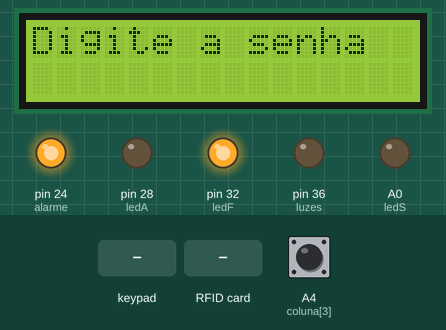
Recording of a program running on a simulated Arduino Mega 2560, built with avr-gcc and run on an emulated ATmega2560. On the bench: 16×2 character LCD, output pins drawn as LEDs (lit = HIGH). Wiring (inferred from the names in the program): 4×3 keypad with keys 1 2 3 4 5 6 7 8 9 * 0 #: rows pin 10, pin 11, pin 12, pin 13; columns pin 7, pin 8, pin 9. Inputs (shaded band) come from the test bench; at power-on: A4 (coluna[3]) HIGH. Pins used as bus, display or sensor lines are not drawn; what the program prints to the serial monitor is not drawn.

Above: at 1.3 s.
1.4 s: keypad keys 1 2 3 4 # pressed 0.4 s apart
At 3.5 s:
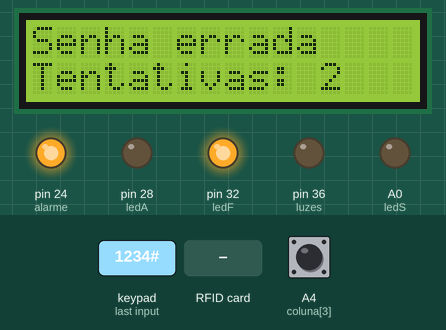
4.9 s: key '1' pressed
At 6.0 s:
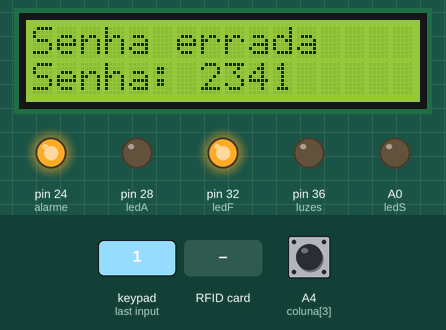
6.5 s: key '*' pressed
At 7.0 s:
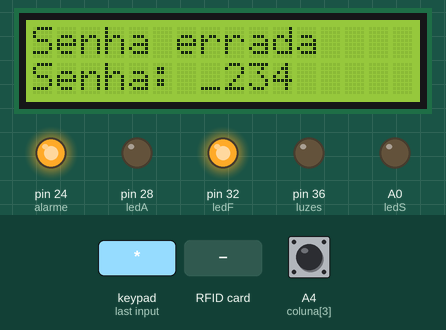
8.1 s: key '*' pressed
At 8.6 s:
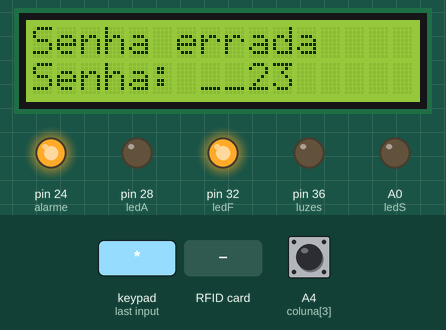
9.7 s: RFID card A0 8F B6 20 held to the reader
At 10.6 s:
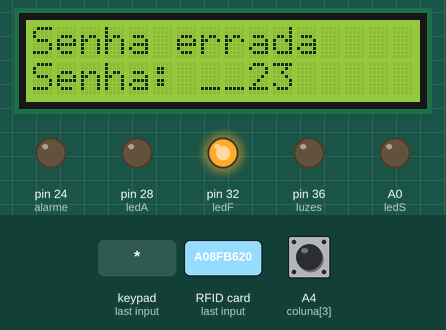
11.2 s: keypad keys 1 2 3 4 pressed 0.4 s apart
At 12.9 s:
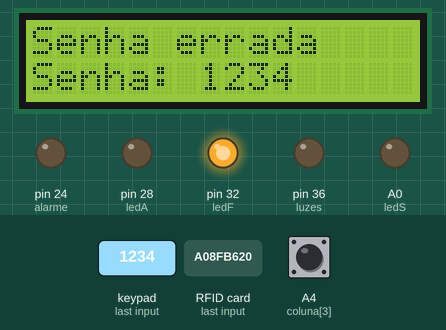
Timing chart, 0 to 14.4 s (numbered marks = the images above; inputs shaded):
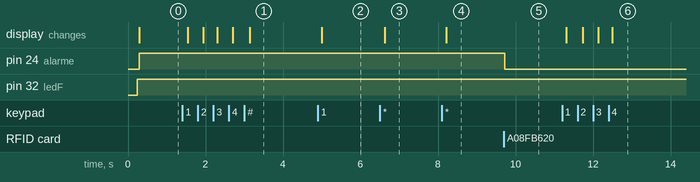

The program:

main.cpp
```cpp
#include <Arduino.h>
#include "debounce.h"
#include <SPI.h>
#include <Wire.h>
#include <MFRC522.h>
#include <LiquidCrystal_I2C.h>
#include <ThreeWire.h>
#include <RtcDS1302.h>
#define sdaRfid 53
#define rst 5

RtcDateTime DT;
ThreeWire myWire(14, 16, 15);
RtcDS1302<ThreeWire> Rtc(myWire);
MFRC522 rfid(sdaRfid, rst);
LiquidCrystal_I2C lcd(0x27, 16, 2);

deb::dadosBotao fechar;
deb debounce;
Teclado teclado;

char num[5] = {"____"};

char datestring[20];
bool sw;
unsigned long marca;
const byte luzes = 36;
const byte ledF = 32, ledS = A0, ledA = 28, fecharPorta = 22, pir = 6,alarme = 24;
byte coluna[4] = {7, 8, 9, A4};
byte linhas[4] = {10, 11, 12, 13};
byte estado = 0,tentativas = 3;
int senha;
unsigned long marca2;
bool tag = false;
bool validacao;
bool a;

int lerTeclado()
{
  char a = teclado.varredura();
  if (a != 0)
  {
    if (isDigit(a))
    {
      num[0] = num[1];
      num[1] = num[2];
      num[2] = num[3];
      num[3] = a;


      lcd.setCursor(0, 1);
      lcd.print("Senha: ");
      lcd.print(num);
      lcd.print("       ");
      Serial.print("Valor: ");
      Serial.println(num);
    }

    if (a == '*')
    {
      num[3] = num[2];
      num[2] = num[1];
      num[1] = num[0];
      num[0] = '_';
      lcd.setCursor(0,1);
      lcd.print("Senha: ");
      lcd.print(num);
      Serial.print("Valor: ");
      Serial.println(num);
    }

    if (a == '#')
    {
      for (byte i = 0; i < 4; i++)
      {
        if (num[i] == '_')
          num[i] = '0';
      }

      int numFinal = atoi(num);
      return numFinal;
    }
  }
  return -1;
}
bool cartao()
{
  digitalWrite(sdaRfid,1);
  if(!rfid.PICC_IsNewCardPresent()){

    digitalWrite(sdaRfid,0);
    return false;
  }

  if(!rfid.PICC_ReadCardSerial()){

    digitalWrite(sdaRfid,0);
    return false;
  }

  Serial.print("UID da tag :");
  String conteudo = "";
  byte letra;
  for (byte i = 0; i < rfid.uid.size; i++)
  {
    Serial.print(rfid.uid.uidByte[i] < 0x10 ? " 0" : " ");
    Serial.print(rfid.uid.uidByte[i], HEX);
    conteudo.concat(String(rfid.uid.uidByte[i] < 0x10 ? " 0" : " "));
    conteudo.concat(String(rfid.uid.uidByte[i], HEX));
  }
  Serial.println();
  Serial.print("Mensagem : ");
  conteudo.toUpperCase();

  if (conteudo.substring(1) == "A0 8F B6 20")
  {
    digitalWrite(sdaRfid,0);
    return true;
  }

  if (conteudo.substring(1) == "73 FE 3D B7")
  {
    digitalWrite(sdaRfid,0);
    return true;
  }

  digitalWrite(sdaRfid,0);
  return false;
}

void setup()
{

  Serial.begin(9600);
  Rtc.Begin();
  SPI.begin();
  lcd.init();
  lcd.backlight();
  lcd.clear();
  delay(10);
  teclado.iniTeclado();

  pinMode(alarme, OUTPUT);
  pinMode(luzes, OUTPUT);
  pinMode(pir, INPUT);
  pinMode(ledA, OUTPUT);
  pinMode(ledF, OUTPUT);
  pinMode(ledS, OUTPUT);

  digitalWrite(alarme,0);

  pinMode(sdaRfid,OUTPUT);
  pinMode(rst, OUTPUT);

  digitalWrite(rst,0);
  digitalWrite(sdaRfid,1);

  rfid.PCD_Init();
  delay(15);
  digitalWrite(sdaRfid,0);

  for (byte i; i < 4; i++)
  {
    pinMode(linhas[i], OUTPUT);
    pinMode(coluna[i], INPUT_PULLUP);
  }
  DT = RtcDateTime(__DATE__,__TIME__);
  Serial.println(DT.Hour());
  marca2 = millis();
  sw = true;
}

void loop()
{
  switch (estado)
  {
  case 0:
    if (sw)
    {
      a = false;
      digitalWrite(rst,1);
      delay(15);
      digitalWrite(rst,0);
      delay(15);
      rfid.PCD_Init();
      delay(15);
      digitalWrite(ledF, 1);
      digitalWrite(ledA, 0);
      digitalWrite(ledS, 0);
      lcd.clear();
      lcd.home();
      lcd.print("Digite a senha");
      Serial.println("Digite a senha");
      sw = false;
    }

    if(cartao()){
      Serial.println("DESSOAR");
      digitalWrite(alarme,0);
    }

    if ((digitalRead(coluna[3]) == 1 || tentativas == 0 || digitalRead(pir)) && !a){
      Serial.println("SOAR");
      a = true;
      digitalWrite(alarme, 1);
    }
    senha = lerTeclado();

    if (senha == 6969){
      if(DT.Hour()>8 && DT.Hour()<=23){
        for(byte i = 0; i<4; i++){
        num[i] = '_';
      }
      estado = 1;
      sw = true;
      digitalWrite(alarme,0);

      }else{
        Serial.println("SOAR");
        digitalWrite(alarme,1);
      }

    }else if(senha != 6969 && senha !=-1 && tentativas !=0){
      tentativas--;
      lcd.clear();
      lcd.home();
      lcd.print("Senha errada");
      lcd.setCursor(0,1);
      lcd.print("Tentativas: ");
      lcd.print(tentativas);
      }

    break;
    case 1:
    if (sw)
    {
      a = false;
      digitalWrite(rst,1);
      delay(15);
      digitalWrite(rst,0);
      delay(15);
      rfid.PCD_Init();
      delay(15);
      digitalWrite(ledF, 1);
      digitalWrite(ledA, 0);
      digitalWrite(ledS, 0);
      lcd.clear();
      lcd.home();
      lcd.print("proxime o cartao");
      Serial.println("Aproxime o cartÃ£o");
      sw = false;
    }

    if ((digitalRead(coluna[3]) == 1 || digitalRead(pir)) && !a){
      Serial.println("SOAR");
      a = true;
      digitalWrite(alarme, 1);
    }

    if (cartao())
    {
      Serial.println("DESSOAR");
      digitalWrite(alarme, 0);
      digitalWrite(ledS, 1);
      estado = 2;
      marca = millis();
      sw = true;
    }
    break;
  case 2:
    if (sw)
    {
      digitalWrite(rst,1);
      delay(15);
      digitalWrite(rst,0);
      delay(15);
      rfid.PCD_Init();
      delay(15);
      digitalWrite(luzes,1);
      lcd.clear();
      lcd.home();
      lcd.print("CofreDestrancado");
      sw = false;
      digitalWrite(ledS, 1);
      digitalWrite(ledA, 1);
      digitalWrite(ledF, 0);
      digitalWrite(alarme, 0);
    }

    if ((millis() - marca) > 10000)
    {
      if (digitalRead(coluna[3]) == 0 && digitalRead(ledS) == 1)
      {
        sw = true;
        estado = 0;
        tentativas = 3;
        digitalWrite(luzes,0);
      }

      digitalWrite(ledS, 0);
    }
    if (teclado.varredura() == '#')
    {
      digitalWrite(alarme, 0);
      digitalWrite(ledS, 1);
      marca = millis();
    }
    break;
  }
}
```

debounce.h
```cpp
#ifndef __DEBOUNCE__H__
#define __DEBOUNCE__H__
#include <Arduino.h>

class deb
{

public:
    struct tempo
    {
        unsigned long marca;
        byte intervalo;
    };

    struct dadosDebounce
    {
        byte pino;
        byte fechado;
        byte leitura;
        byte estado;

        tempo temp;
    };

    struct dadosBotao
    {
        byte ultimaLeitura;
        bool pressionado;
        bool solto;
        byte estado;

        dadosDebounce dados;
    };
    void info(byte pino, byte intervalo, byte fechado, struct dadosBotao &p);
    bool pressionar(struct dadosBotao &p);
    bool soltar(struct dadosBotao &p);
    dadosBotao botao;

private:
    bool debounce(struct dadosDebounce &p);
    byte lerBotao(struct dadosBotao &p);
};

class Teclado : public deb
{

public:
    void iniTeclado();
    char varredura();

private:
};

deb::dadosBotao teclas[12];
const byte col[3] = {7, 8, 9};
const byte lin[4] = {10,11, 12, 13};

void Teclado::iniTeclado()
{
    byte j = 0;
    for (byte i = 0; i != 12; i++)
    {
        if (j == 3)
            j = 0;
        info(col[j], 50, 0, teclas[i]);
        j++;
    }
}
char Teclado::varredura()
{

    char valor = 0;

    digitalWrite(lin[0], 0);
    digitalWrite(lin[1], 1);
    digitalWrite(lin[2], 1);
    digitalWrite(lin[3], 1);

    if (pressionar(teclas[0]))
        return '1';
    if (pressionar(teclas[1]))
        return '2';
    if (pressionar(teclas[2]))
        return '3';

    digitalWrite(lin[0], 1);
    digitalWrite(lin[1], 0);
    digitalWrite(lin[2], 1);
    digitalWrite(lin[3], 1);

    if (pressionar(teclas[3]))
        return '4';
    if (pressionar(teclas[4]))
        return '5';
    if (pressionar(teclas[5]))
        return '6';

    digitalWrite(lin[0], 1);
    digitalWrite(lin[1], 1);
    digitalWrite(lin[2], 0);
    digitalWrite(lin[3], 1);

    if (pressionar(teclas[6]))
        return '7';
    if (pressionar(teclas[7]))
        return '8';
    if (pressionar(teclas[8]))
        return '9';

    digitalWrite(lin[0], 1);
    digitalWrite(lin[1], 1);
    digitalWrite(lin[2], 1);
    digitalWrite(lin[3], 0);

    if (pressionar(teclas[9]))
        return '*';
    if (pressionar(teclas[10]))
        return '0';
    if (pressionar(teclas[11]))
        return '#';

    return valor;
}

void deb::info(byte pino, byte intervalo, byte fechado, struct dadosBotao &p)
{
    p.dados.pino = pino;
    p.dados.fechado = fechado;
    p.dados.temp.intervalo = intervalo;
}

bool deb::debounce(struct dadosDebounce &p)
{
    p.leitura = digitalRead(p.pino);

    switch (p.estado)
    {

    case 0: // Aberto Firme
        if (p.leitura == p.fechado)
        {
            p.temp.marca = millis();
            p.estado = 1;
        }
        else
        {
            p.temp.marca = 0;
            p.estado = 0;
        }
        return false;
        break;

    case 1: // Aberto Transitando
        if (p.leitura == p.fechado && (millis() - p.temp.marca) > p.temp.intervalo)
        {
            p.estado = 2;
        }
        else if (p.leitura != p.fechado)
        {
            p.estado = 0;
        }
        return false;
        break;

    case 2: // Fechado Firme
        if (p.leitura != p.fechado)
        {
            p.temp.marca = millis();
            p.estado = 3;
        }
        else
        {
            p.temp.marca = 0;
            p.estado = 2;
        }
        return true;
        break;

    case 3: // Fechado Transitando
        if (p.leitura != p.fechado && (millis() - p.temp.marca) > p.temp.intervalo)
        {
            p.estado = 0;
        }
        else if (p.leitura == p.fechado)
        {
            p.estado = 2;
        }
        return true;
        break;
    }
}

byte deb::lerBotao(struct dadosBotao &p)
{

    byte leitura = debounce(p.dados);

    switch (p.estado)
    {

    case 0:
        if (leitura == 1)
        {
            p.pressionado = true;
            p.estado = 1;
        }
        return 0;
        break;

    case 1:
        if (leitura == 1)
            p.estado = 2;
        else
            p.estado = 3;
        return 1;
        break;

    case 2:
        if (leitura == 0)
        {
            p.estado = 3;
            p.solto = true;
        }
        return 1;
        break;

    case 3:
        if (leitura == 0)
            p.estado = 0;
        else
            p.estado = 1;
        return 3;
        break;
    }
}

bool deb::pressionar(struct dadosBotao &p)
{
    lerBotao(p);
    if (p.pressionado)
    {
        p.pressionado = false;
        return true;
    }
    else
        return false;
}

bool deb::soltar(struct dadosBotao &p)
{
    lerBotao(p);
    if (p.solto)
    {
        p.solto = false;
        return true;
    }
    else
        return false;
}

#endif //!__DEBOUNCE__H__
```

Measured:
- after the input at 1.4 s, the display: first changes after 0.14 s (image 1 shows a later state)
- after the input at 4.9 s, the display: changes after 0.10 s (image 2)
- after the input at 6.5 s, the display: changes after 0.13 s (image 3)
- after the input at 8.1 s, the display: changes after 0.11 s (image 4)
- after the input at 9.7 s, pin 24 (alarme): HIGH → LOW at once
- after the input at 11.2 s, the display: first changes after 0.11 s (image 6 shows a later state)
